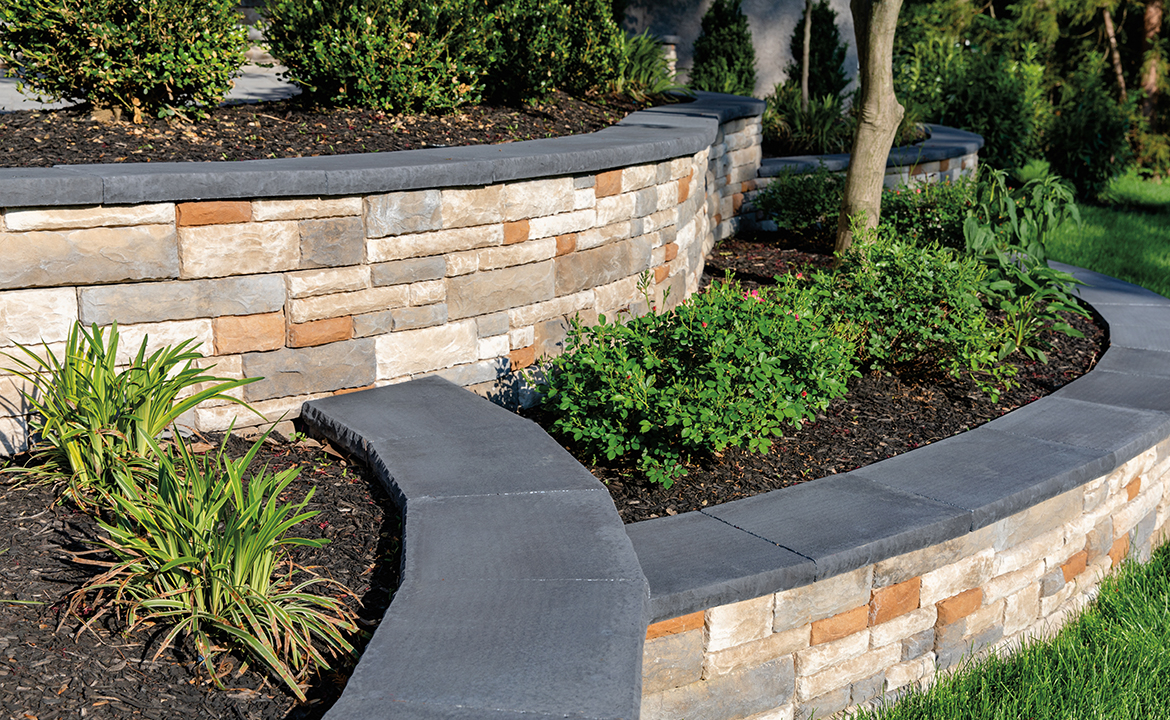
//> input picture computer-vision/auto-stitch2d/sample-data/L.jpg, 1170 x 720 px
$ ./stitch sample-data/L.jpg sample-data/R.jpg   (built with g++ and OpenCV 4)
//> lines starting //> are read from the running program, lines starting //| are printed output that depends on the picture
#include <opencv2/core/core.hpp>
#include <opencv2/highgui/highgui.hpp>
#include <iostream>
#include <math.h>

#include <opencv2/features2d.hpp>
#include <opencv2/xfeatures2d.hpp>

int main(int argc, char** argv){
    std::cout <<"... and miles to go before I sleep." << std::endl;
    std::cout <<"..................................." << std::endl;
    std::cout <<"Stitching two images..............." << std::endl;

    if (argc != 3){
        std::cout << "Please enter the path of two images read!" << std::endl;
        return -1;
    }
    try
    {
        cv::Mat base_img, img;
        base_img = cv::imread(argv[1], cv::IMREAD_COLOR);
//> base_img is the input picture: 720 rows x 1170 cols, CV_8UC3; mean B, G, R 91.3, 111.7, 110.5
        img = cv::imread(argv[2], cv::IMREAD_COLOR);
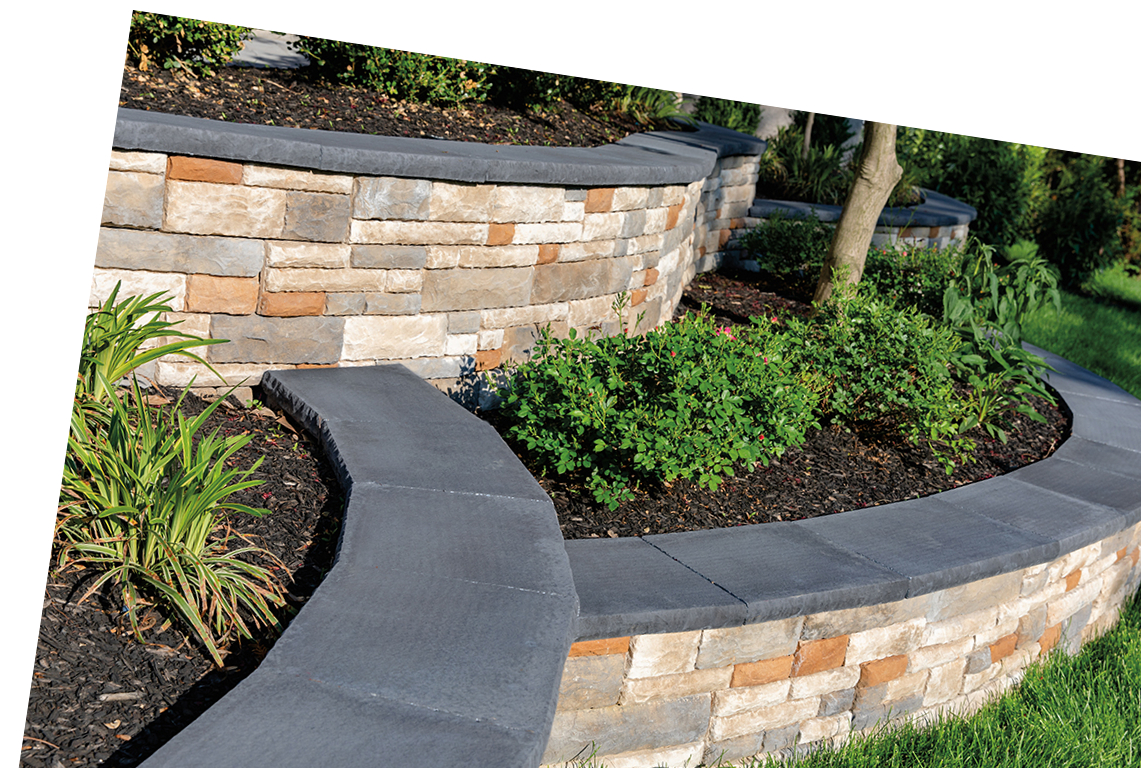
//> input picture computer-vision/auto-stitch2d/sample-data/R.jpg, 1141 x 768 px
//> img is the input picture: 768 rows x 1141 cols, CV_8UC3; mean B, G, R 123.6, 138.7, 137.5
        if (!img.data || !base_img.data)
        {
            std::cout <<"Couldn't open at least one image." <<std::endl;
            return -1;
        }

        cv::imshow("Base Image", base_img);
        cv::waitKey(0);
        cv::destroyAllWindows();

        int minHessian = 100;
        cv::Ptr <cv::xfeatures2d::SIFT> detector = cv::xfeatures2d::SIFT::create(100);
        std::vector <cv::KeyPoint> keypoints_baseimg, keypoints_img;

        cv::Mat desc_baseimg, desc_img;
        // detector->detectAndCompute(base_img, cv::noArray(), keypoints_baseimg, desc_baseimg);
        // detector->detectAndCompute(img, cv::noArray(), keypoints_img, desc_img);

        detector->detect(base_img, keypoints_baseimg);
//> keypoints_baseimg = 101 keypoints; strongest (x, y, size): (95, 85, 2), (164, 64, 1.9), (83, 24, 1.9), (549, 74, 2.6)
        detector->detect(img, keypoints_img);
//> keypoints_img = 101 keypoints; strongest (x, y, size): (134, 12, 2.6), (123, 634, 1.8), (101, 760, 1.9), (180, 50, 2.7)

        int n = 100; //no_of_keypoints_selected;
        std::vector<cv::KeyPoint> few_keypoints_baseimg = std::vector<cv::KeyPoint>(keypoints_baseimg.begin(), keypoints_baseimg.begin()+n);
//> few_keypoints_baseimg = 100 keypoints; strongest (x, y, size): (95, 85, 2), (164, 64, 1.9), (83, 24, 1.9), (549, 74, 2.6)
        std::vector<cv::KeyPoint> few_keypoints_img = std::vector<cv::KeyPoint>(keypoints_img.begin(), keypoints_img.begin()+n);
//> few_keypoints_img = 100 keypoints; strongest (x, y, size): (134, 12, 2.6), (123, 634, 1.8), (101, 760, 1.9), (180, 50, 2.7)

        detector->compute(base_img, few_keypoints_baseimg,desc_baseimg);
        detector->compute(img, few_keypoints_img,desc_img);

        cv::Mat img_matched;

        std::vector <cv::DMatch> matches;
        cv::Ptr <cv::DescriptorMatcher> matcher = cv::DescriptorMatcher::create(cv::DescriptorMatcher::BRUTEFORCE);
        matcher->match(desc_baseimg, desc_img, matches);
//> matches = 100 matches

        // [9 lines of commented-out code are left out]

        cv::drawMatches(base_img, few_keypoints_baseimg, img, few_keypoints_img, matches, img_matched);
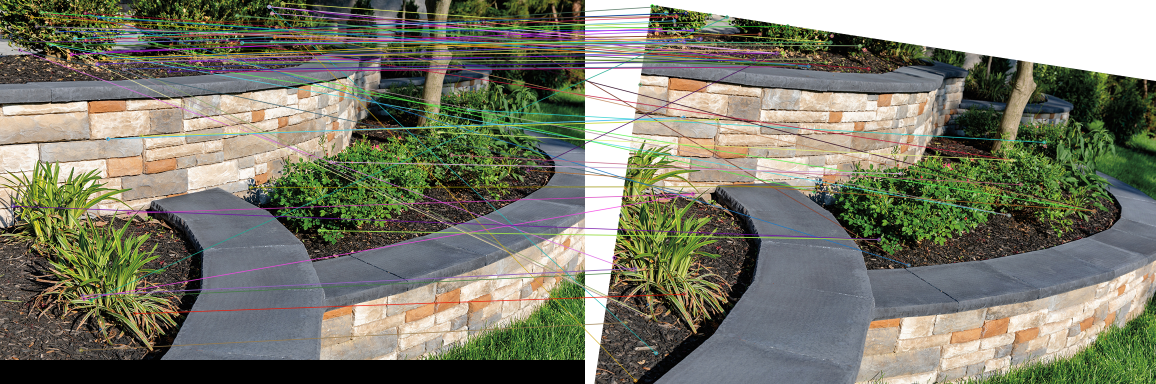
//> img_matched: 768 rows x 2311 cols, CV_8UC3 (shown at 1/2 size); mean B, G, R 106.9, 122.9, 122.4

        cv::imshow ("Matched", img_matched);
        cv::waitKey(0);
        cv::destroyAllWindows();

        return 0;
//> (the program exits here)
